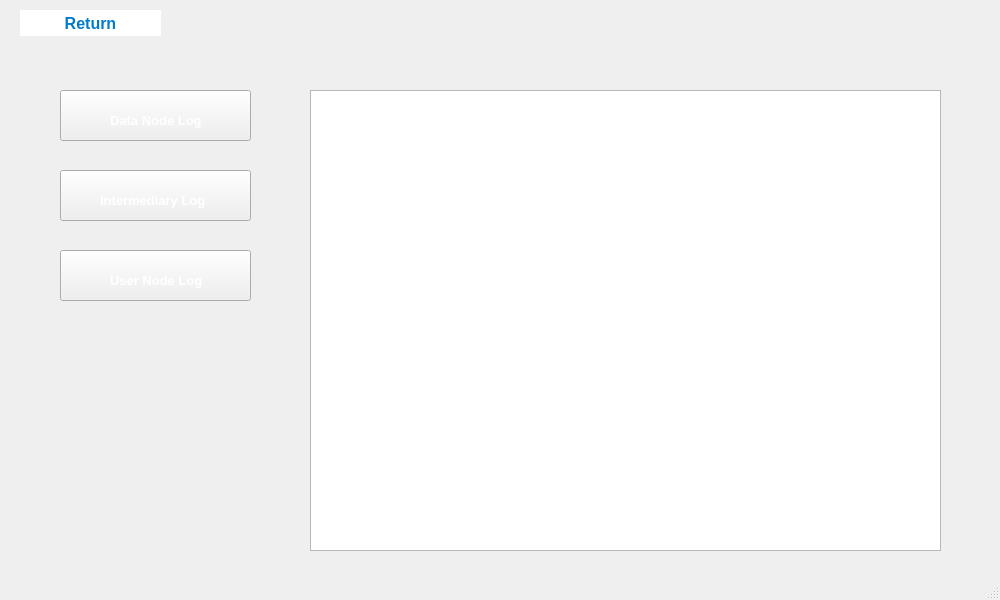
<?xml version="1.0" encoding="UTF-8"?>
<ui version="4.0">
 <class>viewLog</class>
 <widget class="QMainWindow" name="viewLog">
  <property name="geometry">
   <rect>
    <x>0</x>
    <y>0</y>
    <width>1000</width>
    <height>600</height>
   </rect>
  </property>
  <property name="windowTitle">
   <string>MainWindow</string>
  </property>
  <widget class="QWidget" name="centralwidget">
   <widget class="QPushButton" name="pushButton1_2">
    <property name="geometry">
     <rect>
      <x>20</x>
      <y>10</y>
      <width>141</width>
      <height>26</height>
     </rect>
    </property>
    <property name="font">
     <font>
      <pointsize>-1</pointsize>
      <bold>true</bold>
     </font>
    </property>
    <property name="styleSheet">
     <string notr="true">    QPushButton {
        background-color: white;
        color: #007ACC; /* Text color */
        border-radius: 25px; /* Rounded corners */
        font-weight: bold;
        font-size: 16px;
    }
    QPushButton:hover {
        background-color: #E0E0E0; /* Hover effect */
        box-shadow: 0px 4px 8px rgba(0, 0, 0, 0.2);
    }
    QPushButton:pressed {
        background-color: #B0B0B0; /* Click effect */
    }</string>
    </property>
    <property name="text">
     <string>Return</string>
    </property>
   </widget>
   <widget class="QLabel" name="label_15">
    <property name="geometry">
     <rect>
      <x>110</x>
      <y>270</y>
      <width>101</width>
      <height>20</height>
     </rect>
    </property>
    <property name="font">
     <font>
      <pointsize>10</pointsize>
      <bold>true</bold>
     </font>
    </property>
    <property name="styleSheet">
     <string notr="true">color: white;</string>
    </property>
    <property name="text">
     <string>User Node Log</string>
    </property>
   </widget>
   <widget class="QPushButton" name="interlogbtn">
    <property name="geometry">
     <rect>
      <x>60</x>
      <y>170</y>
      <width>191</width>
      <height>51</height>
     </rect>
    </property>
    <property name="styleSheet">
     <string notr="true">background-color: #32383D;
                                  color: white;
                                  }
                                  QPushButton:pressed {
                                  background-color: rgba(255, 255, 255, 0.2);</string>
    </property>
    <property name="text">
     <string/>
    </property>
   </widget>
   <widget class="QPushButton" name="userlogbtn">
    <property name="geometry">
     <rect>
      <x>60</x>
      <y>250</y>
      <width>191</width>
      <height>51</height>
     </rect>
    </property>
    <property name="styleSheet">
     <string notr="true">background-color: #32383D;
                                  color: white;
                                  }
                                  QPushButton:pressed {
                                  background-color: rgba(255, 255, 255, 0.2);</string>
    </property>
    <property name="text">
     <string/>
    </property>
   </widget>
   <widget class="QLabel" name="label_13">
    <property name="geometry">
     <rect>
      <x>110</x>
      <y>110</y>
      <width>111</width>
      <height>20</height>
     </rect>
    </property>
    <property name="font">
     <font>
      <pointsize>10</pointsize>
      <bold>true</bold>
     </font>
    </property>
    <property name="styleSheet">
     <string notr="true">color: white;</string>
    </property>
    <property name="text">
     <string>Data Node Log</string>
    </property>
   </widget>
   <widget class="QPushButton" name="datanodebtn">
    <property name="geometry">
     <rect>
      <x>60</x>
      <y>90</y>
      <width>191</width>
      <height>51</height>
     </rect>
    </property>
    <property name="styleSheet">
     <string notr="true">background-color: #32383D;
                                  color: white;
                                  }
                                  QPushButton:pressed {
                                  background-color: rgba(255, 255, 255, 0.2);</string>
    </property>
    <property name="text">
     <string/>
    </property>
   </widget>
   <widget class="QLabel" name="label_14">
    <property name="geometry">
     <rect>
      <x>100</x>
      <y>190</y>
      <width>121</width>
      <height>20</height>
     </rect>
    </property>
    <property name="font">
     <font>
      <pointsize>10</pointsize>
      <bold>true</bold>
     </font>
    </property>
    <property name="styleSheet">
     <string notr="true">color: white;</string>
    </property>
    <property name="text">
     <string>Intermediary Log</string>
    </property>
   </widget>
   <widget class="QTextEdit" name="textEdit">
    <property name="geometry">
     <rect>
      <x>310</x>
      <y>90</y>
      <width>631</width>
      <height>461</height>
     </rect>
    </property>
   </widget>
   <zorder>userlogbtn</zorder>
   <zorder>datanodebtn</zorder>
   <zorder>pushButton1_2</zorder>
   <zorder>label_15</zorder>
   <zorder>interlogbtn</zorder>
   <zorder>label_13</zorder>
   <zorder>label_14</zorder>
   <zorder>textEdit</zorder>
  </widget>
  <widget class="QMenuBar" name="menubar">
   <property name="geometry">
    <rect>
     <x>0</x>
     <y>0</y>
     <width>1000</width>
     <height>22</height>
    </rect>
   </property>
  </widget>
  <widget class="QStatusBar" name="statusbar"/>
 </widget>
 <resources/>
 <connections/>
</ui>
